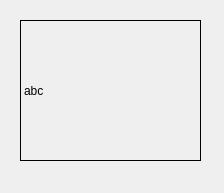
<?xml version="1.0" encoding="UTF-8"?>
<ui version="4.0">
 <class>FenImage</class>
 <widget class="QWidget" name="FenImage">
  <property name="geometry">
   <rect>
    <x>0</x>
    <y>0</y>
    <width>224</width>
    <height>193</height>
   </rect>
  </property>
  <property name="windowTitle">
   <string>Form</string>
  </property>
  <property name="autoFillBackground">
   <bool>false</bool>
  </property>
  <property name="styleSheet">
   <string notr="true">:hover{background:#e5f1fb}</string>
  </property>
  <widget class="QLabel" name="label">
   <property name="geometry">
    <rect>
     <x>20</x>
     <y>20</y>
     <width>181</width>
     <height>141</height>
    </rect>
   </property>
   <property name="autoFillBackground">
    <bool>false</bool>
   </property>
   <property name="frameShape">
    <enum>QFrame::Box</enum>
   </property>
   <property name="text">
    <string>abc</string>
   </property>
  </widget>
 </widget>
 <resources/>
 <connections/>
</ui>
